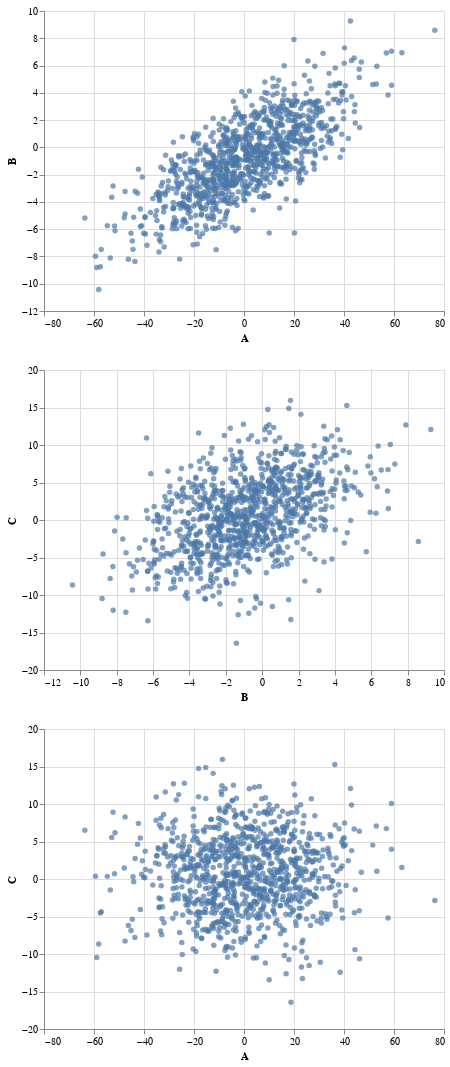

The notebook cell saved with this chart:
### Code cell
A, B, C = random.choice(ABC_all).transpose()
AB = alt.Chart(pd.DataFrame({"A":A, "B":B})).mark_circle().encode(
    x="A",
    y="B")
BC= alt.Chart(pd.DataFrame({"B":B, "C":C})).mark_circle().encode(
    x="B",
    y="C")
AC = alt.Chart(pd.DataFrame({"A":A, "C":C})).mark_circle().encode(
    x="A",
    y="C")

alt.vconcat(AB, BC, AC)

### Figure 1 — Vega-Lite specification as saved in the notebook (floating-point values rounded to 4 significant figures; data arrays with more than 128 entries replaced by an {"elided": "..."} marker saying what was removed)
{"config": {"view": {"continuousWidth": 400, "continuousHeight": 300}}, "vconcat": [{"data": {"name": "data-065af09dde5431eca04e1d6c1dc3698c"}, "mark": "circle", "encoding": {"x": {"field": "A", "type": "quantitative"}, "y": {"field": "B", "type": "quantitative"}}}, {"data": {"name": "data-48f761340cf5e619a149f33f267e4c01"}, "mark": "circle", "encoding": {"x": {"field": "B", "type": "quantitative"}, "y": {"field": "C", "type": "quantitative"}}}, {"data": {"name": "data-6e5d5bbb876c0cda15740d54fb8a97b3"}, "mark": "circle", "encoding": {"x": {"field": "A", "type": "quantitative"}, "y": {"field": "C", "type": "quantitative"}}}], "$schema": "https://vega.github.io/schema/vega-lite/v4.17.0.json", "datasets": {"data-065af09dde5431eca04e1d6c1dc3698c": {"elided": "1000 records"}, "data-48f761340cf5e619a149f33f267e4c01": {"elided": "1000 records"}, "data-6e5d5bbb876c0cda15740d54fb8a97b3": {"elided": "1000 records"}}}
